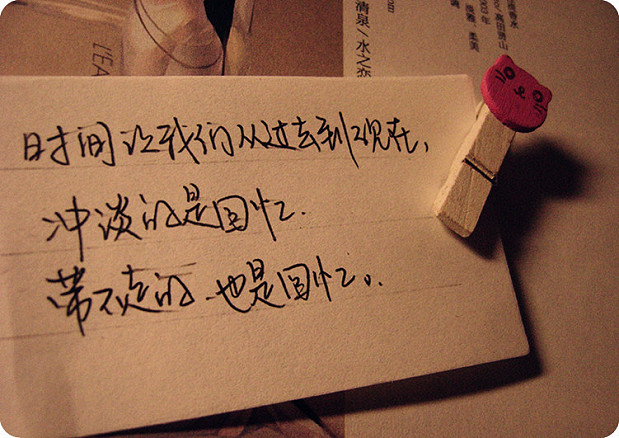
#> input picture test.jpeg, 619 x 438 px
$ python Ostu.py
#> lines starting #> are read from the running program, lines starting #| are printed output that depends on the picture; after the words box and inside, x2 and y2 are one past the last pixel; in counts of white or black regions, pixels touching at a corner belong together
import numpy as np
import cv2
def Ostu(image):
    '''
    最大类间方差：
    E=left_n/size*np.square(left_p-average)+right_n/size*np.square(right_p-average),求这个的最大值
    left_n：小于所选阈值的像素点的个数
    right_n:大于所选阈值的像素点的个数
    size:图像总像素点的个数
    left_p:小于该阈值的像素点的均值
    right_p:大于该阈值的像素点的均值
    average：图像整体的像素均值
    需要注意的是当图像太大的时候不要超出整数表示范围，所以需要一些细节上的技巧
    :param image:
    :return:
    '''
    shape=np.shape(image)
    size=np.size(image)
    rows,cols=shape[0],shape[1]
    #灰度直方图
    hist=[0 for x in range(256)]
    #均值
    average=0
    for i in range(rows):
        for j in range(cols):
            val=image[i,j]
            average+=image[i,j]/size
            hist[val]+=1
    m=-np.inf
    thresh=0
    for i in range(256):
        left_n=np.sum(hist[0:i+1])
        right_n=np.sum(hist[i+1:256])
        left_p=0
        for x in range(i):
            left_p+=hist[x]*x/left_n
        right_p=0
        for x in range(i+1,256):
            right_p+=hist[x]*x/right_n
        value=left_n/size*np.square(left_p-average)+right_n/size*np.square(right_p-average)
        if  value>m:
            m=value
            thresh=i
    for i in range(rows):
        for j in range(cols):
            if image[i,j]>thresh:
                image[i,j]=255
            else:
                image[i,j]=0

if __name__ == '__main__':
    image=cv2.imread('test.jpeg')
#> image is the input picture: shape (438, 619, 3); mean B, G, R 75.1, 102.3, 146.4
    image=cv2.cvtColor(image,cv2.COLOR_BGR2GRAY)
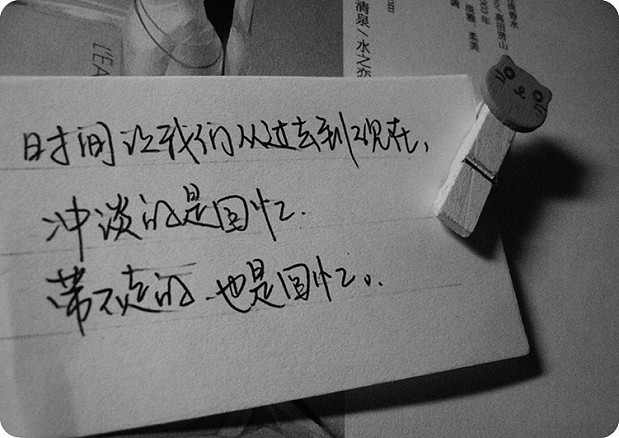
#> image: shape (438, 619); min 0, max 255, mean 112.4
    cv2.imshow('src',image)
    Ostu(image)
#> in Ostu, `size=np.size(image)`: size = 271122
#> after the loop in Ostu, `for i in range(rows):`: average = 112.4; hist = 256 values, max 5313 at index 148, min 0 at index 199, mean 1059.1
#> the loop in Ostu, `for i in range(256):` made 256 passes
#> (left_n, right_n, value, m) on passes 1 to 12: (117, 271005, 5.46, 5.46), (791, 270331, 36.98, 36.98), (1521, 269601, 70.74, 70.74), (2063, 269059, 95.12, 95.12), (2633, 268489, 120.8, 120.8), (3266, 267856, 149, 149), (3851, 267271, 174.4, 174.4), (4578, 266544, 206.4, 206.4), (5465, 265657, 245, 245), (6570, 264552, 292.9, 292.9), (7992, 263130, 354.3, 354.3), (9546, 261576, 419.5, 419.5)
#> after the loop in Ostu, `for i in range(256):`: m = 1411.4; thresh = 94
#> after the loop in Ostu, `for i in range(rows):`:
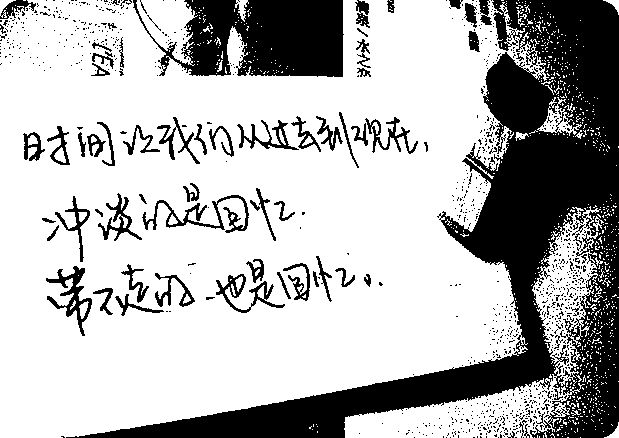
#> image: shape (438, 619); 71% white; 988 black regions (916 under 20 px), largest, box (x1, y1, x2, y2) and area: (66, 0, 619, 438) 52885, (133, 0, 344, 77) 11027, (142, 195, 249, 233) 988
    cv2.imshow('result',image)
    cv2.waitKey()
